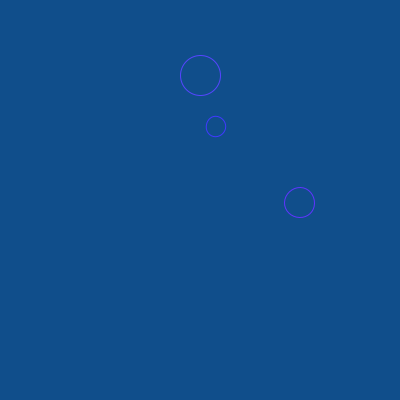
Frame 1 (no input)
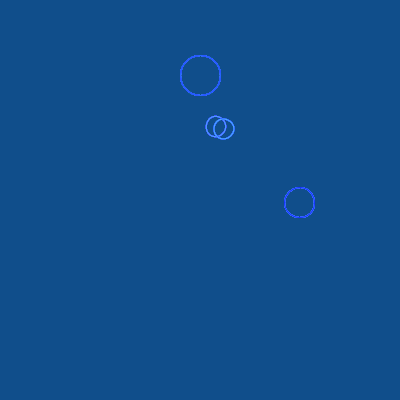
Frame 60 (the mouse pressed at the canvas centre just before this capture)
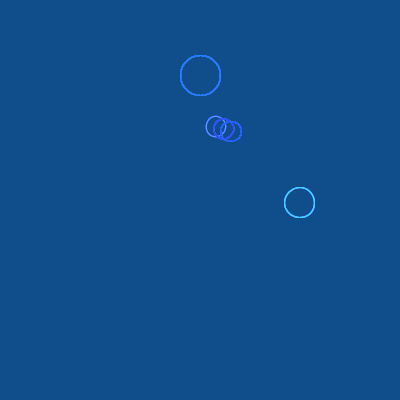
Frame 120 (the mouse held since frame 60 and released just before this capture)

The Processing sketch that drew these frames (run headless with seeded random() and noise(); from frame 60 on, the mouse is pressed at the canvas centre):

// Processing sketch: processing_169879
// ── processing_169879.pde

void setup()
{
  size (400,400);
  background (16,78,139);
  ellipseMode(CENTER);
  
}

void draw()
{
  //background(131,139,131);
float sekundeNOW = map(second(),0,59,0,2*PI);

pushMatrix ();
translate (width/2,height/2);
rotate (sekundeNOW);
noFill();
stroke(random(100), random(220),(255));
ellipse (0,-75, 20, 20);
popMatrix();

float minuteNOW = map(minute(),0,59,0,2*PI);

pushMatrix();
translate (width/2,height/2);
rotate(minuteNOW);
noFill();
stroke(random (100), random (220),(255));
ellipse (0,-100,30,30);
popMatrix();

float hourNOW = map(hour(),0,23,0,2*PI);

pushMatrix();
translate (width/2, height/2);

noFill();
stroke (random (100), random(220),(255));
ellipse (0,-125,40,40);
rotate (hourNOW);
popMatrix();

}

//korrektur 10112014
